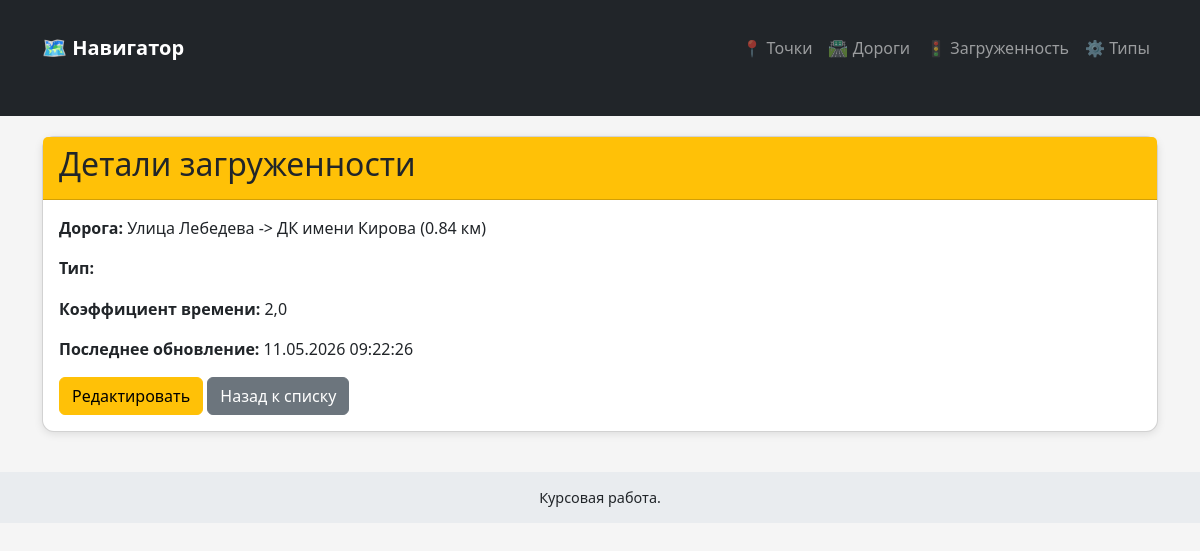
/traffic/6/, run on the app's committed database.
### traffic/models.py (models this page shows, shortened)
class Traffic(models.Model):
    road_segment = models.OneToOneField(
        RoadSegment,
        on_delete=models.CASCADE,
        related_name='traffic',
        verbose_name="Отрезок пути"
    )
    congestion_type = models.ForeignKey(CongestionType, on_delete=models.PROTECT, verbose_name="Тип загруженности")
    last_updated = models.DateTimeField(auto_now=True, verbose_name="Последнее обновление")
    class Meta:
        verbose_name = 'Загруженность дороги'
        verbose_name_plural = 'Загруженность дорог'

class RoadSegment(models.Model):
    point_a = models.ForeignKey(Location, on_delete=models.CASCADE, related_name='road_segment_start', verbose_name="Точка А")
    point_b = models.ForeignKey(Location, on_delete=models.CASCADE, related_name='road_segment_end', verbose_name="Точка B")
    distance_km = models.FloatField(verbose_name="Расстояние (км)")
    class Meta:
        verbose_name = 'Отрезок пути'
        verbose_name_plural = 'Отрезки пути'
        unique_together = ('point_a', 'point_b')
    def __str__(self):
        return f"{self.point_a} -> {self.point_b} ({self.distance_km} км)"

class Location(models.Model):
    name = models.CharField(max_length=100, verbose_name="Название")
    latitude = models.FloatField(verbose_name="Широта")
    longitude = models.FloatField(verbose_name="Долгота")
    class Meta:
        verbose_name = 'Населённый пункт'
        verbose_name_plural = 'Населённые пункты'
        unique_together = ('latitude', 'longitude')
    def __str__(self):
        return self.name

class CongestionType(models.Model):
    name = models.CharField(max_length=50, verbose_name="Название типа")
    time_coefficient = models.FloatField(default=1.0, verbose_name="Коэффициент времени")
    class Meta:
        verbose_name = 'Тип загруженности'
        verbose_name_plural = 'Типы загруженности'

### traffic/views.py (the view, shortened to what this page needs)
    def handler(request, pk=None):
        if pk is not None:
            obj = get_object_or_404(model, pk=pk)
            if model == Traffic:
                obj = get_object_or_404(Traffic.objects.select_related('road_segment', 'congestion_type'), pk=pk)
            elif model == RoadSegment:
                obj = get_object_or_404(RoadSegment.objects.select_related('point_a', 'point_b'), pk=pk)
            return render(request, f'traffic/detail_{template_base}.html', {template_base: obj})

### traffic/views.py (called while the page is built, shortened)
def create_crud_handler(model, form_class, template_base, serialize_func=None):
    def handler(request, pk=None):
        if pk is not None:
            obj = get_object_or_404(model, pk=pk)
            if model == Traffic:
                obj = get_object_or_404(Traffic.objects.select_related('road_segment', 'congestion_type'), pk=pk)
            elif model == RoadSegment:
                obj = get_object_or_404(RoadSegment.objects.select_related('point_a', 'point_b'), pk=pk)
            return render(request, f'traffic/detail_{template_base}.html', {template_base: obj})
    return handler

### traffic/templates/traffic/detail_traffic.html (shortened to what this page needs)
{% extends 'traffic/layout.html' %}
{% block content %}
<div class="card">
    <div class="card-header bg-warning">
        <h2>Детали загруженности</h2>
    </div>
    <div class="card-body">
        <p><strong>Дорога:</strong> {{ traffic.road_segment }}</p>
        <p><strong>Тип:</strong>
            <span class="badge" style="background-color: {{ traffic.congestion_type.color }};">
            </span>
        </p>
        <p><strong>Коэффициент времени:</strong> {{ traffic.congestion_type.time_coefficient }}</p>
        <p><strong>Последнее обновление:</strong> {{ traffic.last_updated|date:"d.m.Y H:i:s" }}</p>
        <a href="{% url 'traffic_update' traffic.id %}" class="btn btn-warning">Редактировать</a>
        <a href="{% url 'traffic' %}" class="btn btn-secondary">Назад к списку</a>
    </div>
</div>
{% endblock %}

### traffic/templates/traffic/layout.html (style rules this page uses)
body { background-color: #f5f5f5; }
.card { margin-top: 20px; border-radius: 12px; box-shadow: 0 2px 8px rgba(0,0,0,0.1); }

### data on the page
Traffic: road_segment "Улица Лебедева -> ДК имени Кирова (0.84 км)", congestion_type.time_coefficient "2,0", last_updated "11.05.2026 09:22:26"
